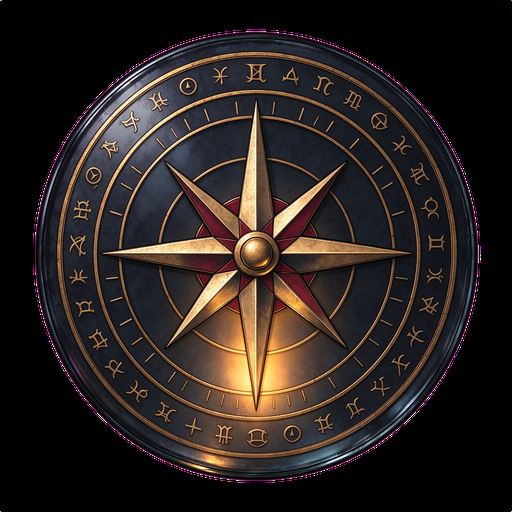
#> input picture projects/dou-spire/assets/table/compass_glass.png, 512 x 512 px
$ python -i finish-ddz-tables-ms.py   (imports and definitions only)
#> lines starting #> are read from the running program, lines starting #| are printed output that depends on the picture; after the words box and inside, x2 and y2 are one past the last pixel; in counts of white or black regions, pixels touching at a corner belong together
# -*- coding: utf-8 -*-
"""
斗地主桌图收尾：魔搭 4 倍超分 → 抠图（兼容"品红底"和"已带 alpha"两种）→ 缩到 1920x1080
→ 落进 assets/table/table_ddz_*.png。

用法（用带 cv2 的那个 python）：
  D:/software/Python/python.exe tools/finish-ddz-tables-ms.py            # 全部
  D:/software/Python/python.exe tools/finish-ddz-tables-ms.py green      # 只跑名字含 green 的

为什么这么干：魔搭出图固定在 1024x576（显存上限），直接铺 1920x1080 会发虚。
它家的 real-cugan-x4 是**4 倍**超分（实测 1024x576 → 4096x2304，4 秒），先用它放大再缩。
"""
import io, json, os, sys, glob, time, urllib.request, uuid, pathlib

import numpy as np
import cv2

ROOT = pathlib.Path(__file__).resolve().parent.parent
SRC = pathlib.Path(r"D:/work/AI产出/斗地主桌")
UP = SRC / "upscaled"
ASSETS = ROOT / "assets/table"
TOKEN_FILE = pathlib.Path(r"D:/software/dsh-home/.modelscope-token")
BASE = "https://studio-lf3000y-image-studio.api-inference.modelscope.net"

TARGET = (1920, 1080)      # 整幅 1920x1080，椭圆外透明（DouSpireUi.Fill 铺满整屏）
BOX = (1720, 957)          # ★ 代码写死的椭圆尺寸（DouSpireTable.TableAx/TableAy + Px(1720)/Px(957)）
ASPECT_TOL = 0.15          # 生成椭圆和 1720:957 差多少以内允许"拉正"（差太多就只 contain，不拉）

NAMES = ["table_ddz_green", "table_ddz_brass", "table_ddz_obsidian",
         "table_ddz_frost", "table_ddz_anime", "table_ddz_lacquer",
         "table_ddz_steam"]


def token() -> str:
    return TOKEN_FILE.read_text(encoding="utf-8").strip()


# ── 1. 魔搭 4 倍超分 ──────────────────────────────────────────────

# [28 lines left out: function upscale, not called in this run]


# ── 2. 抠图 + 缩放 ────────────────────────────────────────────────

FLOOD_TOL = 60          # 洪水填充：和种子色差多少以内算"同一片底"


def cutout(bgra: np.ndarray) -> np.ndarray:
    """返回 RGBA。两种输入都兼容：① 不透明品红底 ② 已经带 alpha 的透明底。

    ★ **为什么不能靠"离纯品红多远"判**：魔搭这几张画出来的"品红"其实是
      **(118, 0, 255)**（偏蓝的洋红）—— 离纯品红 (255,0,255) 有 137 的距离，
      用固定阈值 130 会把它判成"实体"，整片底就抠不掉（第一版就是这么翻的车）。
      改成**从四边洪水填充**：只要和边界连通、颜色又接近边角那种底，就是背景。
      这样不管底是哪种洋红、还是模型自作主张换的颜色，都认得出来。
    """
    if bgra.ndim == 2:
        bgra = cv2.cvtColor(bgra, cv2.COLOR_GRAY2BGRA)
    if bgra.shape[2] == 3:
        bgra = cv2.cvtColor(bgra, cv2.COLOR_BGR2BGRA)

    b, g, r, a0 = (bgra[:, :, i].astype(np.float32) for i in range(4))
    h, w = a0.shape
    bgr8 = np.stack([b, g, r], axis=2).astype(np.uint8)

    corner_a = max(int(a0[2, 2]), int(a0[2, w - 3]), int(a0[h - 3, 2]), int(a0[h - 3, w - 3]))

    # ⚠️ 阈值必须是**很低**的 30，不能是 128 —— 实测 lacquer 那批的底是**半透明紫**
    #    （alpha≈119、颜色 RGB(120,0,66)），按"半透明就当透明"处理的话，
    #    那层紫底会原样留在图里（预览里就是桌子外面一个紫方框）。
    if corner_a < 30:
        # ① 底已经是全透明 —— 直接用，只清残余洋红
        a = a0.copy()
    else:
        # ② 不透明底 —— 从四边洪水填充（FLOODFILL_MASK_ONLY，不动原图）
        ff = np.zeros((h + 2, w + 2), np.uint8)
        tol = (FLOOD_TOL,) * 3
        # ★ 种子**撒满整条边界**，不能只撒四个角：模型画的底常带渐变，
        #   只从角上起步会有一片远端的底没被填到（实测 lacquer 就是四角抠掉了、
        #   中间一圈底还在，预览里看得见一个方框）。
        seeds = []
        for x in range(2, w - 2, 24):
            seeds += [(x, 2), (x, h - 3)]
        for y in range(2, h - 2, 24):
            seeds += [(2, y), (w - 3, y)]
        for sx, sy in seeds:
            if ff[sy + 1, sx + 1]:
                continue
            # ⚠️ 必须带 FIXED_RANGE：不带的话 floodFill 是拿**邻居**比，
            #    会顺着抗锯齿渐变一路蔓延进桌面（实测 obsidian 被吃掉 99%）。
            #    带上是拿**种子色**比，只在"和边角底同色"的连通区域里走。
            cv2.floodFill(bgr8, ff, (sx, sy), 0,
                          loDiff=tol, upDiff=tol,
                          flags=8 | cv2.FLOODFILL_MASK_ONLY
                          | cv2.FLOODFILL_FIXED_RANGE | (255 << 8))
        bg = ff[1:-1, 1:-1] > 0
        a = np.where(bg, 0.0, a0)

        # 兜底保护：抠掉的面积离谱（<3% 或 >97%）说明这把洪水判歪了，宁可不抠
        frac = float(bg.mean())
        if not (0.03 < frac < 0.97):
            print(f"    ⚠️ 洪水填充占比 {frac:.1%} 不合理，这张不抠底（保留原 alpha）")
            a = a0.copy()

    # ③ 去洋红溢色：洋红是 R/B 高、G 低 —— 把 G 抬到 (R+B)/2。
    #    斗地主这几张台面（绿绒/酒红/近黑/月白/薄荷/朱红/油布）里没有一个是这种色，
    #    所以这条只在抠剩下的洋红边缘上生效，不会误伤主体。
    spill = (b > g + 60) & (r > g + 40) & (a > 0)
    g = np.where(spill, np.minimum((r + b) * 0.5, 255.0), g)

    out = np.stack([b, g, r, a], axis=2)
    return out.astype(np.uint8)


def resize_rgba(bgra: np.ndarray, size) -> np.ndarray:
    """预乘再缩 —— 不然边缘会挂一圈底色。"""
    f = bgra.astype(np.float32)
    a = f[:, :, 3:4] / 255.0
    pm = np.concatenate([f[:, :, :3] * a, f[:, :, 3:4]], axis=2)
    pm = cv2.resize(pm, size, interpolation=cv2.INTER_AREA)
    a2 = np.clip(pm[:, :, 3:4] / 255.0, 0.0, 1.0)
    rgb = np.where(a2 > 1e-4, pm[:, :, :3] / np.maximum(a2, 1e-4), 0.0)
    return np.concatenate([np.clip(rgb, 0, 255), pm[:, :, 3:4]], axis=2).astype(np.uint8)


def finish(up: pathlib.Path, dst: pathlib.Path) -> None:
#> called with up = '../assets/table/compass_glass.png', dst = 'out.png'
    raw = cv2.imdecode(np.fromfile(str(up), dtype=np.uint8), cv2.IMREAD_UNCHANGED)
#> raw is the input picture: shape (512, 512, 4); mean B, G, R, A 31.9, 34.4, 42.3, 151.9
    if raw is None:
        raise RuntimeError(f"读不了 {up}")
    rgba = cutout(raw)
#> in cutout, `b, g, r, a0 = (bgra[:, :, i].astype(np.float32) for i in range(4))`:
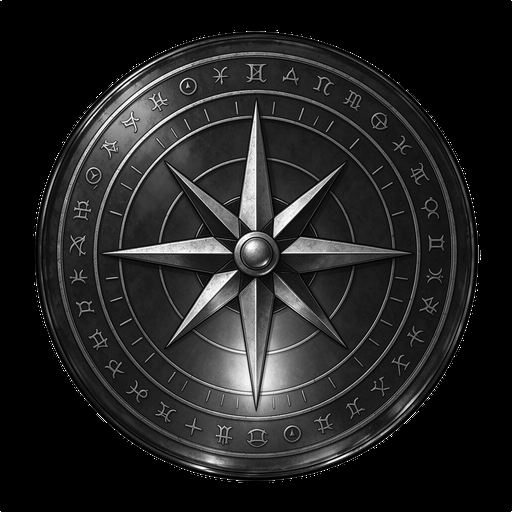
#> g: shape (512, 512) float32; min 0, max 255, mean 34.4
#> in cutout, `b, g, r, a0 = (bgra[:, :, i].astype(np.float32) for i in range(4))`:
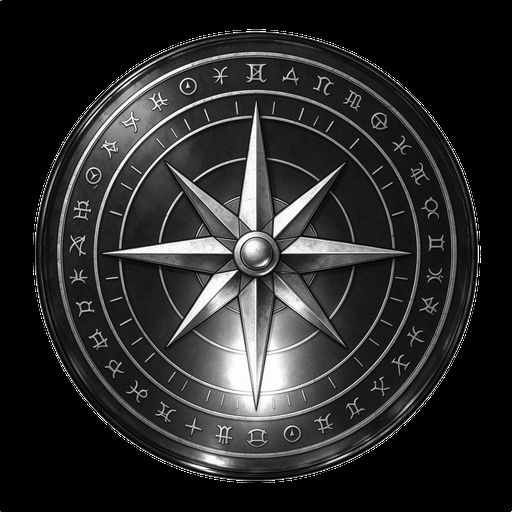
#> r: shape (512, 512) float32; min 0, max 255, mean 42.3
#> in cutout, `b, g, r, a0 = (bgra[:, :, i].astype(np.float32) for i in range(4))`:
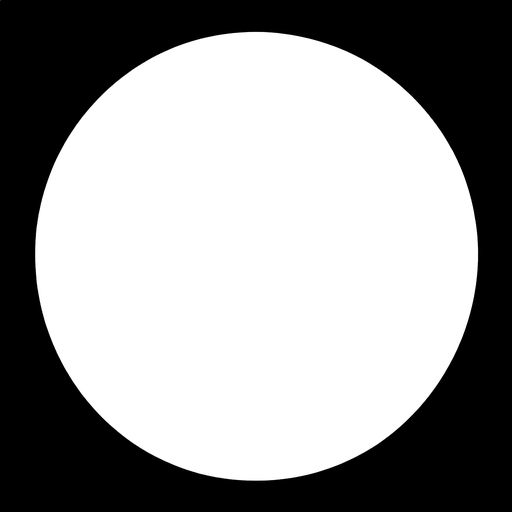
#> a0: shape (512, 512) float32; min 0, max 255, mean 151.9
#> in cutout, `corner_a = max(int(a0[2, 2]), int(a0[2, w - 3]), int(a0[h - 3, 2]), in..`: corner_a = 0
#> in cutout, `spill = (b > g + 60) & (r > g + 40) & (a > 0)`:
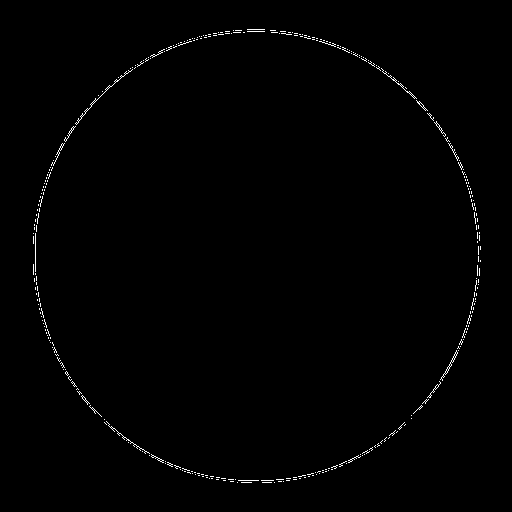
#> spill: shape (512, 512) bool; 0.7% white in thin lines or dots, all inside (x1, y1, x2, y2) = (33, 29, 481, 483)
    # 先把椭圆外多余的透明边裁掉，再等比放进 1920x1080 的画布（保持居中、不拉伸）
    bbox = cv2.boundingRect((rgba[:, :, 3] > 8).astype(np.uint8))
#> bbox = (0, 0, 479, 481)
    x, y, w, h = bbox
#> x = 0; y = 0; w = 479; h = 481
    rgba = rgba[y:y + h, x:x + w]
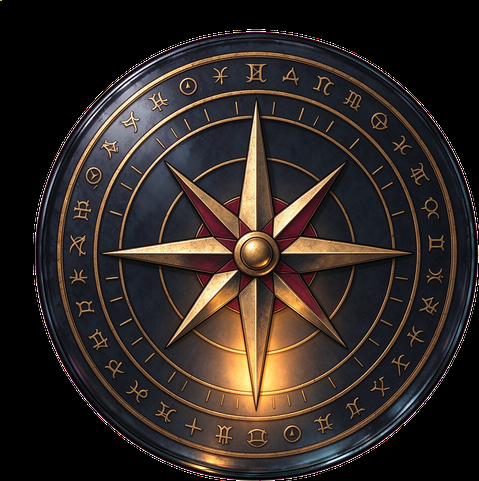
#> rgba: shape (481, 479, 4); mean B, G, R, A 36.2, 39.9, 48, 172.9

    canvas = np.zeros((TARGET[1], TARGET[0], 4), np.uint8)

    # ★ 必须把椭圆**拉到代码写死的那 1720x957** —— 牌位/底牌/出牌区都是按**整屏比例**
    #   定位的，桌子尺寸差一点，牌就不落在刻线里。生成椭圆和目标的宽高比一般差 3~5%，
    #   这点拉伸肉眼看不出；差太多（>15%）就说明模型画歪了，只 contain、不硬拉。
    if abs((w / h) / (BOX[0] / BOX[1]) - 1.0) <= ASPECT_TOL:
        nw, nh = BOX
        rgba = resize_rgba(rgba, (nw, nh))
        fit = "拉正"
    else:
        scale = min(BOX[0] / w, BOX[1] / h)
#> scale = 1.99
        nw, nh = max(1, int(round(w * scale))), max(1, int(round(h * scale)))
#> nw = 953; nh = 957
        rgba = resize_rgba(rgba, (nw, nh))
#> in resize_rgba, `rgb = np.where(a2 > 1e-4, pm[:, :, :3] / np.maximum(a2, 1e-4), 0.0)`:
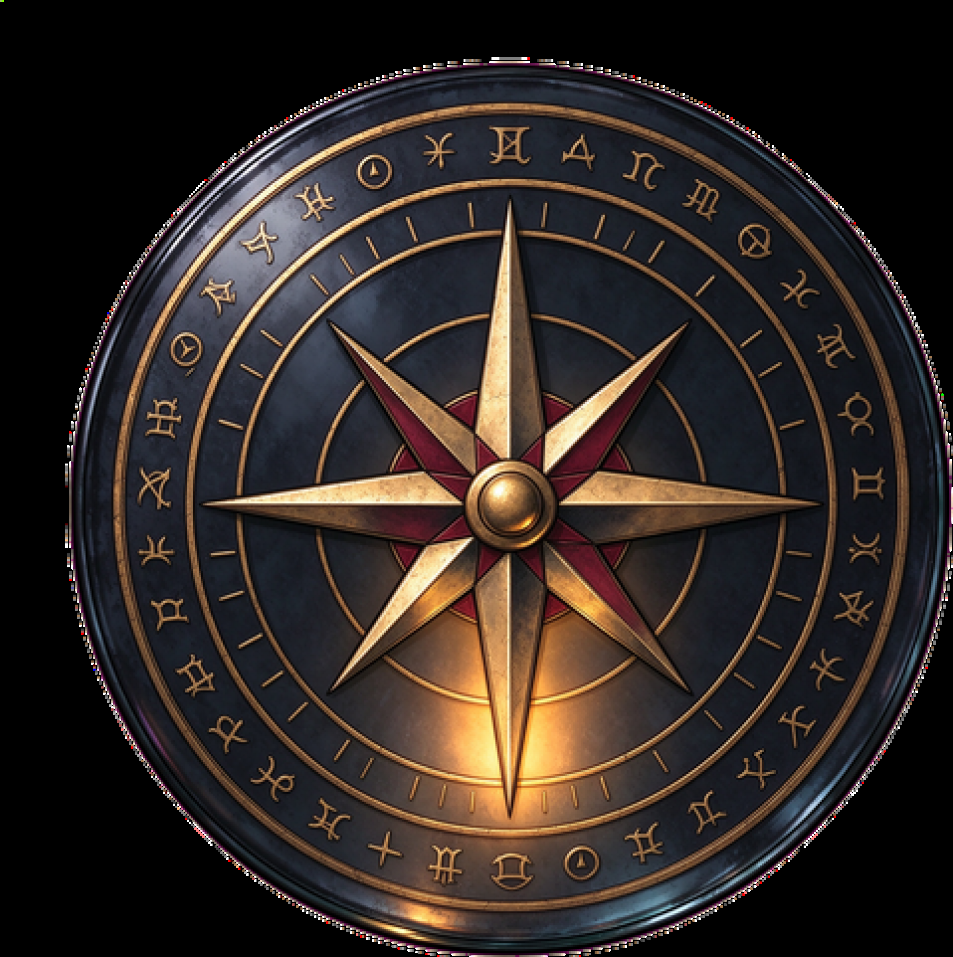
#> rgb: shape (957, 953, 3) float32; mean B, G, R 36.7, 40.4, 48.7; drawn with min black and max white
        fit = "contain（比例差太多，没拉）"

    ox, oy = (TARGET[0] - nw) // 2, (TARGET[1] - nh) // 2
#> ox = 483; oy = 61
    canvas[oy:oy + nh, ox:ox + nw] = rgba
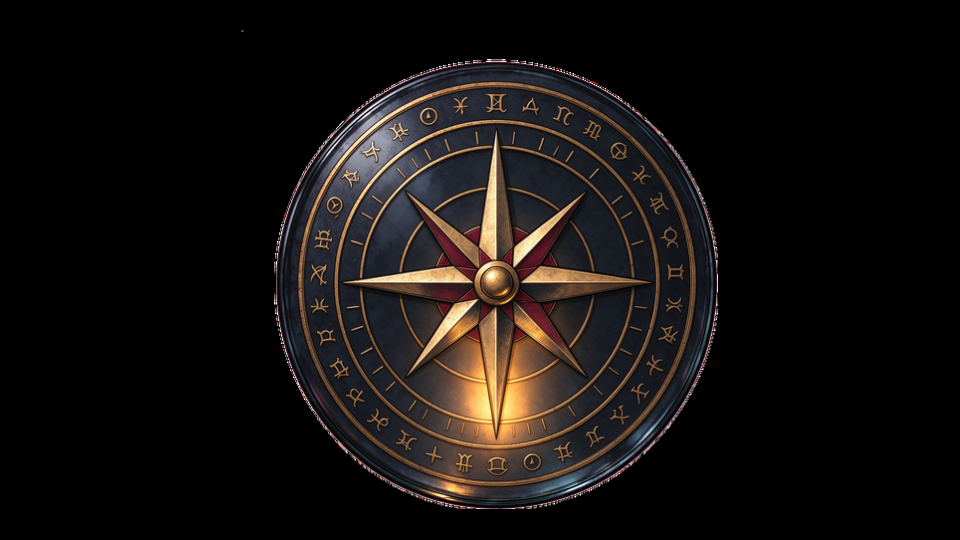
#> canvas: shape (1080, 1920, 4) (shown at 1/2 size); mean B, G, R, A 16, 17.7, 21.3, 76

#> (the run stopped early here; a loop or call above may not have finished)

$ run again, on projects/dou-spire/assets/table/table_ddz_obsidian.png
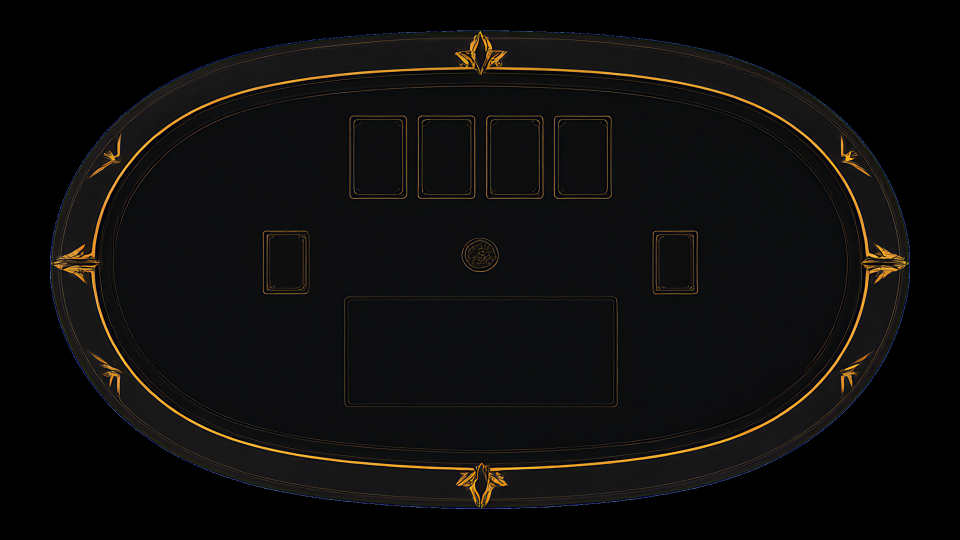
#> input picture projects/dou-spire/assets/table/table_ddz_obsidian.png, 1920 x 1080 px (shown at 1/2 size)
#> in finish, raw is the input picture: shape (1080, 1920, 4); mean B, G, R, A 12, 12.9, 13.9, 167.4
#> in cutout, `b, g, r, a0 = (bgra[:, :, i].astype(np.float32) for i in range(4))`:
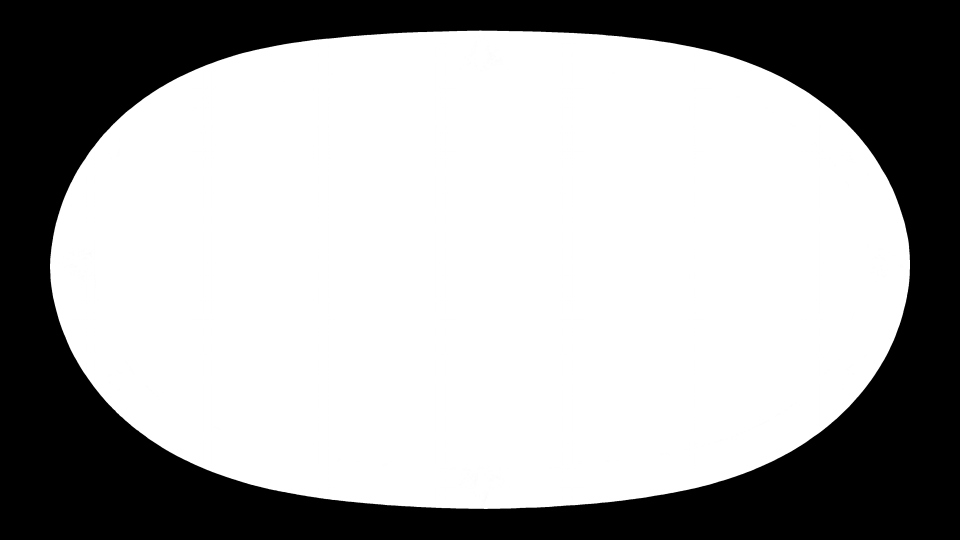
#> a0: shape (1080, 1920) float32 (shown at 1/2 size); min 0, max 255, mean 167.4
#> corner_a = 0
#> spill: shape (1080, 1920) bool; every value is 0
#> bbox = (100, 61, 1720, 957)
#> in finish, `x, y, w, h = bbox`: x = 100; y = 61; w = 1720; h = 957
#> in resize_rgba, `a = f[:, :, 3:4] / 255.0`:
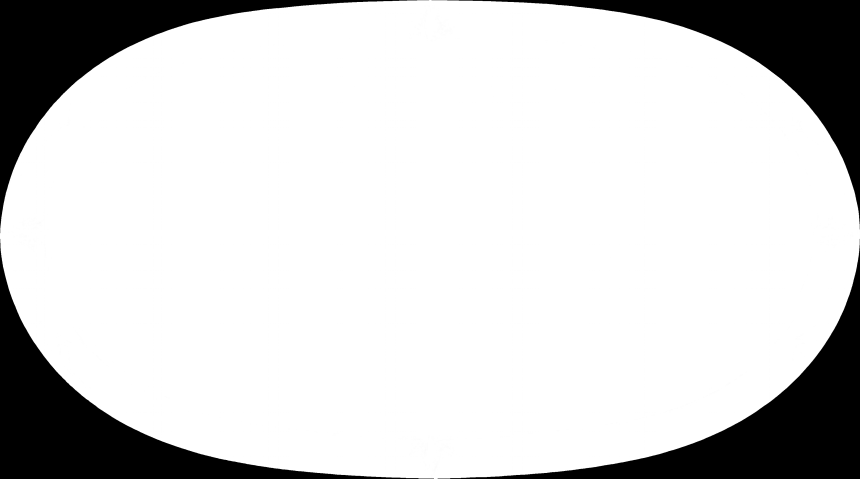
#> a: shape (957, 1720, 1) float32 (shown at 1/2 size); min 0, max 1, mean 0.827

$ run again, on projects/dou-spire/assets/table/table_ddz_steam.png
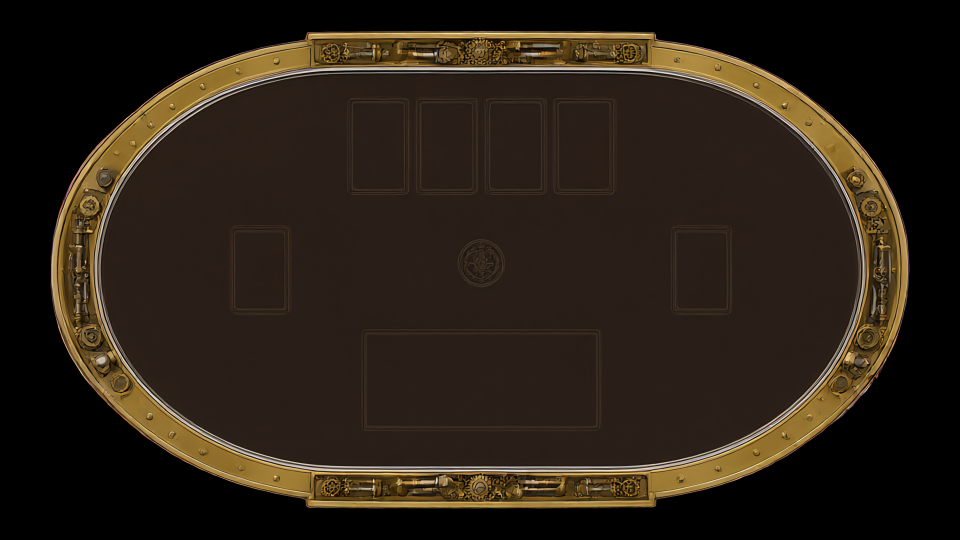
#> input picture projects/dou-spire/assets/table/table_ddz_steam.png, 1920 x 1080 px (shown at 1/2 size)
#> in finish, raw is the input picture: shape (1080, 1920, 4); mean B, G, R, A 21.5, 32.2, 42, 168.6
#> in cutout, `b, g, r, a0 = (bgra[:, :, i].astype(np.float32) for i in range(4))`:
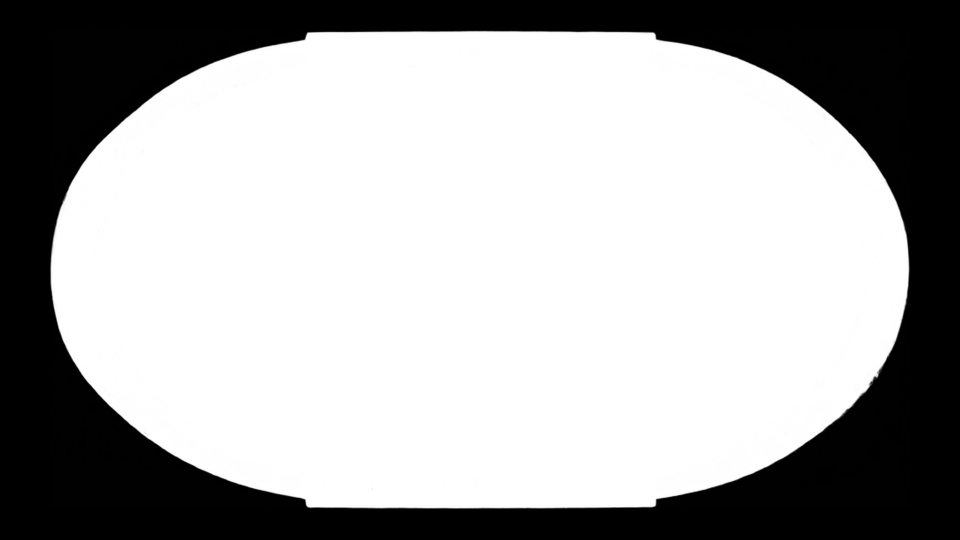
#> a0: shape (1080, 1920) float32 (shown at 1/2 size); min 0, max 255, mean 168.6
#> corner_a = 0
#> spill: shape (1080, 1920) bool; every value is 0
#> bbox = (100, 61, 1720, 957)
#> in finish, `x, y, w, h = bbox`: x = 100; y = 61; w = 1720; h = 957
#> in resize_rgba, `a = f[:, :, 3:4] / 255.0`:
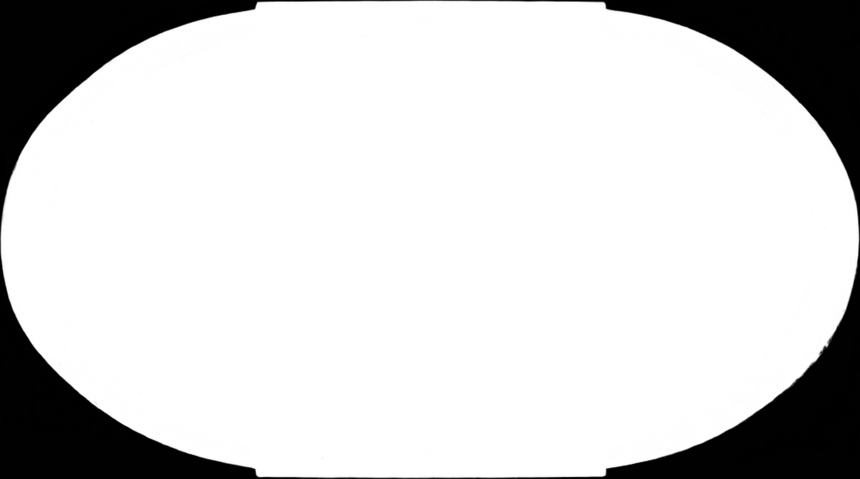
#> a: shape (957, 1720, 1) float32 (shown at 1/2 size); min 0, max 1, mean 0.833
